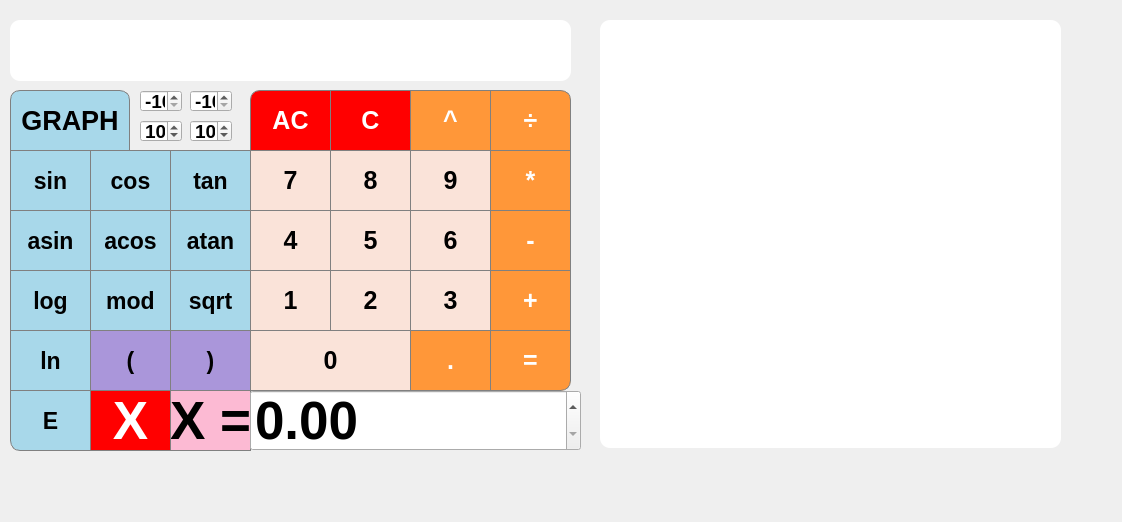
<?xml version="1.0" encoding="UTF-8"?>
<ui version="4.0">
 <class>View</class>
 <widget class="QMainWindow" name="View">
  <property name="enabled">
   <bool>true</bool>
  </property>
  <property name="geometry">
   <rect>
    <x>0</x>
    <y>0</y>
    <width>1122</width>
    <height>522</height>
   </rect>
  </property>
  <property name="font">
   <font>
    <kerning>true</kerning>
   </font>
  </property>
  <property name="windowTitle">
   <string>View</string>
  </property>
  <property name="iconSize">
   <size>
    <width>50</width>
    <height>50</height>
   </size>
  </property>
  <widget class="QWidget" name="centralwidget">
   <widget class="QPushButton" name="PlusButton">
    <property name="enabled">
     <bool>true</bool>
    </property>
    <property name="geometry">
     <rect>
      <x>490</x>
      <y>270</y>
      <width>81</width>
      <height>61</height>
     </rect>
    </property>
    <property name="font">
     <font>
      <pointsize>19</pointsize>
      <bold>true</bold>
      <kerning>true</kerning>
     </font>
    </property>
    <property name="mouseTracking">
     <bool>false</bool>
    </property>
    <property name="tabletTracking">
     <bool>false</bool>
    </property>
    <property name="acceptDrops">
     <bool>false</bool>
    </property>
    <property name="styleSheet">
     <string notr="true">QPushButton {
  background-color: rgb(255, 151, 57);
  color: white; 
  border: 1px solid gray;
}

QPushButton:pressed {
    background-color: qlineargradient(x1: 0, y1: 0, x2: 0, y2: 1,
                                      stop: 0 #FF7832, stop: 1 #FF9739);
}</string>
    </property>
    <property name="text">
     <string>+</string>
    </property>
    <property name="checkable">
     <bool>false</bool>
    </property>
   </widget>
   <widget class="QPushButton" name="MinusButton">
    <property name="enabled">
     <bool>true</bool>
    </property>
    <property name="geometry">
     <rect>
      <x>490</x>
      <y>210</y>
      <width>81</width>
      <height>61</height>
     </rect>
    </property>
    <property name="font">
     <font>
      <pointsize>19</pointsize>
      <bold>true</bold>
      <kerning>true</kerning>
     </font>
    </property>
    <property name="mouseTracking">
     <bool>false</bool>
    </property>
    <property name="tabletTracking">
     <bool>false</bool>
    </property>
    <property name="acceptDrops">
     <bool>false</bool>
    </property>
    <property name="styleSheet">
     <string notr="true">QPushButton {
  background-color: rgb(255, 151, 57);
  color: white; 
  border: 1px solid gray;
}

QPushButton:pressed {
    background-color: qlineargradient(x1: 0, y1: 0, x2: 0, y2: 1,
                                      stop: 0 #FF7832, stop: 1 #FF9739);
}</string>
    </property>
    <property name="text">
     <string>-</string>
    </property>
    <property name="checkable">
     <bool>false</bool>
    </property>
   </widget>
   <widget class="QSpinBox" name="spinBoxXEnd">
    <property name="geometry">
     <rect>
      <x>140</x>
      <y>120</y>
      <width>42</width>
      <height>22</height>
     </rect>
    </property>
    <property name="font">
     <font>
      <pointsize>14</pointsize>
      <bold>true</bold>
      <kerning>true</kerning>
     </font>
    </property>
    <property name="value">
     <number>10</number>
    </property>
   </widget>
   <widget class="QPushButton" name="SevenButton">
    <property name="enabled">
     <bool>true</bool>
    </property>
    <property name="geometry">
     <rect>
      <x>250</x>
      <y>150</y>
      <width>81</width>
      <height>61</height>
     </rect>
    </property>
    <property name="font">
     <font>
      <pointsize>19</pointsize>
      <bold>true</bold>
      <kerning>true</kerning>
     </font>
    </property>
    <property name="mouseTracking">
     <bool>false</bool>
    </property>
    <property name="tabletTracking">
     <bool>false</bool>
    </property>
    <property name="acceptDrops">
     <bool>false</bool>
    </property>
    <property name="styleSheet">
     <string notr="true">QPushButton {
  background-color: rgb(250, 227, 217);
  color: black; 
  border: 1px solid gray;
}

QPushButton:pressed {
    background-color: qlineargradient(x1: 0, y1: 0, x2: 0, y2: 1,
                                      stop: 0 #dadbde, stop: 1 #990066);
}</string>
    </property>
    <property name="text">
     <string>7</string>
    </property>
    <property name="checkable">
     <bool>false</bool>
    </property>
   </widget>
   <widget class="QPushButton" name="ThreeButton">
    <property name="enabled">
     <bool>true</bool>
    </property>
    <property name="geometry">
     <rect>
      <x>410</x>
      <y>270</y>
      <width>81</width>
      <height>61</height>
     </rect>
    </property>
    <property name="font">
     <font>
      <pointsize>19</pointsize>
      <bold>true</bold>
      <kerning>true</kerning>
     </font>
    </property>
    <property name="mouseTracking">
     <bool>false</bool>
    </property>
    <property name="tabletTracking">
     <bool>false</bool>
    </property>
    <property name="acceptDrops">
     <bool>false</bool>
    </property>
    <property name="styleSheet">
     <string notr="true">QPushButton {
  background-color: rgb(250, 227, 217);
  color: black; 
  border: 1px solid gray;
}

QPushButton:pressed {
    background-color: qlineargradient(x1: 0, y1: 0, x2: 0, y2: 1,
                                      stop: 0 #dadbde, stop: 1 #990066);
}</string>
    </property>
    <property name="text">
     <string>3</string>
    </property>
    <property name="checkable">
     <bool>false</bool>
    </property>
   </widget>
   <widget class="QPushButton" name="TwoButton">
    <property name="enabled">
     <bool>true</bool>
    </property>
    <property name="geometry">
     <rect>
      <x>330</x>
      <y>270</y>
      <width>81</width>
      <height>61</height>
     </rect>
    </property>
    <property name="font">
     <font>
      <pointsize>19</pointsize>
      <bold>true</bold>
      <kerning>true</kerning>
     </font>
    </property>
    <property name="mouseTracking">
     <bool>false</bool>
    </property>
    <property name="tabletTracking">
     <bool>false</bool>
    </property>
    <property name="acceptDrops">
     <bool>false</bool>
    </property>
    <property name="styleSheet">
     <string notr="true">QPushButton {
  background-color: rgb(250, 227, 217);
  color: black; 
  border: 1px solid gray;
}

QPushButton:pressed {
    background-color: qlineargradient(x1: 0, y1: 0, x2: 0, y2: 1,
                                      stop: 0 #dadbde, stop: 1 #990066);
}</string>
    </property>
    <property name="text">
     <string>2</string>
    </property>
    <property name="checkable">
     <bool>false</bool>
    </property>
   </widget>
   <widget class="QPushButton" name="DeleteLastCharButton">
    <property name="enabled">
     <bool>true</bool>
    </property>
    <property name="geometry">
     <rect>
      <x>330</x>
      <y>90</y>
      <width>81</width>
      <height>61</height>
     </rect>
    </property>
    <property name="font">
     <font>
      <pointsize>19</pointsize>
      <bold>true</bold>
      <kerning>true</kerning>
     </font>
    </property>
    <property name="mouseTracking">
     <bool>false</bool>
    </property>
    <property name="tabletTracking">
     <bool>false</bool>
    </property>
    <property name="acceptDrops">
     <bool>false</bool>
    </property>
    <property name="styleSheet">
     <string notr="true">QPushButton {
background-color: rgb(255, 0, 0);
border: 1px solid gray;

color: white;
}
QPushButton:pressed {
background-color: qlineargradient(x1: 0, y1: 0, x2: 0, y2: 1,
stop: 0 #BEBEBE, stop: 1 #D7D7D7);
}</string>
    </property>
    <property name="text">
     <string>C</string>
    </property>
    <property name="checkable">
     <bool>false</bool>
    </property>
   </widget>
   <widget class="QPushButton" name="FourButton">
    <property name="enabled">
     <bool>true</bool>
    </property>
    <property name="geometry">
     <rect>
      <x>250</x>
      <y>210</y>
      <width>81</width>
      <height>61</height>
     </rect>
    </property>
    <property name="font">
     <font>
      <pointsize>19</pointsize>
      <bold>true</bold>
      <kerning>true</kerning>
     </font>
    </property>
    <property name="mouseTracking">
     <bool>false</bool>
    </property>
    <property name="tabletTracking">
     <bool>false</bool>
    </property>
    <property name="acceptDrops">
     <bool>false</bool>
    </property>
    <property name="styleSheet">
     <string notr="true">QPushButton {
  background-color: rgb(250, 227, 217);
  color: black; 
  border: 1px solid gray;
}

QPushButton:pressed {
    background-color: qlineargradient(x1: 0, y1: 0, x2: 0, y2: 1,
                                      stop: 0 #dadbde, stop: 1 #990066);
}</string>
    </property>
    <property name="text">
     <string>4</string>
    </property>
    <property name="checkable">
     <bool>false</bool>
    </property>
   </widget>
   <widget class="QPushButton" name="ZeroButton">
    <property name="enabled">
     <bool>true</bool>
    </property>
    <property name="geometry">
     <rect>
      <x>250</x>
      <y>330</y>
      <width>161</width>
      <height>61</height>
     </rect>
    </property>
    <property name="font">
     <font>
      <pointsize>19</pointsize>
      <bold>true</bold>
      <kerning>true</kerning>
     </font>
    </property>
    <property name="mouseTracking">
     <bool>false</bool>
    </property>
    <property name="tabletTracking">
     <bool>false</bool>
    </property>
    <property name="acceptDrops">
     <bool>false</bool>
    </property>
    <property name="styleSheet">
     <string notr="true">QPushButton {
  background-color: rgb(250, 227, 217);
  color: black; 
  border: 1px solid gray;
}

QPushButton:pressed {
    background-color: qlineargradient(x1: 0, y1: 0, x2: 0, y2: 1,
                                      stop: 0 #dadbde, stop: 1 #990066);
}</string>
    </property>
    <property name="text">
     <string>0</string>
    </property>
    <property name="checkable">
     <bool>false</bool>
    </property>
   </widget>
   <widget class="QPushButton" name="GraphButton">
    <property name="enabled">
     <bool>true</bool>
    </property>
    <property name="geometry">
     <rect>
      <x>10</x>
      <y>90</y>
      <width>120</width>
      <height>61</height>
     </rect>
    </property>
    <property name="font">
     <font>
      <pointsize>20</pointsize>
      <bold>true</bold>
      <kerning>true</kerning>
     </font>
    </property>
    <property name="mouseTracking">
     <bool>false</bool>
    </property>
    <property name="tabletTracking">
     <bool>false</bool>
    </property>
    <property name="acceptDrops">
     <bool>false</bool>
    </property>
    <property name="styleSheet">
     <string notr="true">QPushButton {
  background-color: rgb(168, 216, 234);
  border: 1px solid gray;
border-top-right-radius: 10px;
border-top-left-radius: 10px;
  color: black
 
}

QPushButton:pressed {
    background-color: qlineargradient(x1: 0, y1: 0, x2: 0, y2: 1,
                                      stop: 0 #dadbde, stop: 1 #990066);
}</string>
    </property>
    <property name="text">
     <string>GRAPH</string>
    </property>
    <property name="checkable">
     <bool>false</bool>
    </property>
   </widget>
   <widget class="QPushButton" name="ResultButton">
    <property name="enabled">
     <bool>true</bool>
    </property>
    <property name="geometry">
     <rect>
      <x>490</x>
      <y>330</y>
      <width>81</width>
      <height>61</height>
     </rect>
    </property>
    <property name="font">
     <font>
      <pointsize>19</pointsize>
      <bold>true</bold>
      <kerning>true</kerning>
     </font>
    </property>
    <property name="mouseTracking">
     <bool>false</bool>
    </property>
    <property name="tabletTracking">
     <bool>false</bool>
    </property>
    <property name="acceptDrops">
     <bool>false</bool>
    </property>
    <property name="styleSheet">
     <string notr="true">QPushButton {
  background-color: rgb(255, 151, 57);
  color: white; 
  border: 1px solid gray;
border-bottom-right-radius: 10px;
}

QPushButton:pressed {
    background-color: qlineargradient(x1: 0, y1: 0, x2: 0, y2: 1,
                                      stop: 0 #FF7832, stop: 1 #FF9739);
}</string>
    </property>
    <property name="text">
     <string>=</string>
    </property>
    <property name="checkable">
     <bool>false</bool>
    </property>
    <property name="default">
     <bool>true</bool>
    </property>
   </widget>
   <widget class="QPushButton" name="XButton_2">
    <property name="enabled">
     <bool>true</bool>
    </property>
    <property name="geometry">
     <rect>
      <x>90</x>
      <y>390</y>
      <width>81</width>
      <height>61</height>
     </rect>
    </property>
    <property name="font">
     <font>
      <pointsize>40</pointsize>
      <bold>true</bold>
      <kerning>true</kerning>
     </font>
    </property>
    <property name="mouseTracking">
     <bool>false</bool>
    </property>
    <property name="tabletTracking">
     <bool>false</bool>
    </property>
    <property name="acceptDrops">
     <bool>false</bool>
    </property>
    <property name="styleSheet">
     <string notr="true">QPushButton {
background-color: rgb(255, 0, 0);
border: 1px solid gray;

color: white;
}
QPushButton:pressed {
background-color: qlineargradient(x1: 0, y1: 0, x2: 0, y2: 1,
stop: 0 #BEBEBE, stop: 1 #D7D7D7);
}</string>
    </property>
    <property name="text">
     <string>X</string>
    </property>
    <property name="checkable">
     <bool>false</bool>
    </property>
   </widget>
   <widget class="QPushButton" name="FiveButton">
    <property name="enabled">
     <bool>true</bool>
    </property>
    <property name="geometry">
     <rect>
      <x>330</x>
      <y>210</y>
      <width>81</width>
      <height>61</height>
     </rect>
    </property>
    <property name="font">
     <font>
      <pointsize>19</pointsize>
      <bold>true</bold>
      <kerning>true</kerning>
     </font>
    </property>
    <property name="mouseTracking">
     <bool>false</bool>
    </property>
    <property name="tabletTracking">
     <bool>false</bool>
    </property>
    <property name="acceptDrops">
     <bool>false</bool>
    </property>
    <property name="styleSheet">
     <string notr="true">QPushButton {
  background-color: rgb(250, 227, 217);
  color: black; 
  border: 1px solid gray;
}

QPushButton:pressed {
    background-color: qlineargradient(x1: 0, y1: 0, x2: 0, y2: 1,
                                      stop: 0 #dadbde, stop: 1 #990066);
}</string>
    </property>
    <property name="text">
     <string>5</string>
    </property>
    <property name="checkable">
     <bool>false</bool>
    </property>
   </widget>
   <widget class="QLineEdit" name="Input">
    <property name="geometry">
     <rect>
      <x>10</x>
      <y>20</y>
      <width>561</width>
      <height>61</height>
     </rect>
    </property>
    <property name="font">
     <font>
      <family>.AppleSystemUIFont</family>
      <pointsize>36</pointsize>
      <bold>true</bold>
      <kerning>true</kerning>
     </font>
    </property>
    <property name="styleSheet">
     <string notr="true">QLineEdit {
    qproperty-alignment: 'AlignVCenter | AlignRight';
    border-top-right-radius: 10px;
    border-top-left-radius: 10px;
    border-bottom-left-radius: 10px;
    border-bottom-right-radius: 10px;
    background-color: white;
    color: black;
}
</string>
    </property>
    <property name="text">
     <string/>
    </property>
    <property name="alignment">
     <set>Qt::AlignRight|Qt::AlignTrailing|Qt::AlignVCenter</set>
    </property>
   </widget>
   <widget class="QSpinBox" name="spinBoxXBegin">
    <property name="geometry">
     <rect>
      <x>140</x>
      <y>90</y>
      <width>42</width>
      <height>22</height>
     </rect>
    </property>
    <property name="font">
     <font>
      <pointsize>14</pointsize>
      <bold>true</bold>
      <kerning>true</kerning>
     </font>
    </property>
    <property name="minimum">
     <number>-10</number>
    </property>
    <property name="value">
     <number>-10</number>
    </property>
   </widget>
   <widget class="QPushButton" name="PowButton">
    <property name="enabled">
     <bool>true</bool>
    </property>
    <property name="geometry">
     <rect>
      <x>410</x>
      <y>90</y>
      <width>81</width>
      <height>61</height>
     </rect>
    </property>
    <property name="font">
     <font>
      <pointsize>19</pointsize>
      <bold>true</bold>
      <kerning>true</kerning>
     </font>
    </property>
    <property name="mouseTracking">
     <bool>false</bool>
    </property>
    <property name="tabletTracking">
     <bool>false</bool>
    </property>
    <property name="acceptDrops">
     <bool>false</bool>
    </property>
    <property name="styleSheet">
     <string notr="true">QPushButton {
  background-color: rgb(255, 151, 57);
  color: white; 
  border: 1px solid gray;
}

QPushButton:pressed {
    background-color: qlineargradient(x1: 0, y1: 0, x2: 0, y2: 1,
                                      stop: 0 #FF7832, stop: 1 #FF9739);
}</string>
    </property>
    <property name="text">
     <string>^</string>
    </property>
    <property name="checkable">
     <bool>false</bool>
    </property>
   </widget>
   <widget class="QPushButton" name="DivisionButton">
    <property name="enabled">
     <bool>true</bool>
    </property>
    <property name="geometry">
     <rect>
      <x>490</x>
      <y>90</y>
      <width>81</width>
      <height>61</height>
     </rect>
    </property>
    <property name="font">
     <font>
      <pointsize>19</pointsize>
      <bold>true</bold>
      <kerning>true</kerning>
     </font>
    </property>
    <property name="mouseTracking">
     <bool>false</bool>
    </property>
    <property name="tabletTracking">
     <bool>false</bool>
    </property>
    <property name="acceptDrops">
     <bool>false</bool>
    </property>
    <property name="styleSheet">
     <string notr="true">QPushButton {
  background-color: rgb(255, 151, 57);
  color: white; 
  border: 1px solid gray;
  border-top-right-radius: 10px;
}

QPushButton:pressed {
    background-color: qlineargradient(x1: 0, y1: 0, x2: 0, y2: 1,
                                      stop: 0 #FF7832, stop: 1 #FF9739);
}</string>
    </property>
    <property name="text">
     <string>÷</string>
    </property>
    <property name="checkable">
     <bool>false</bool>
    </property>
   </widget>
   <widget class="QPushButton" name="XButton">
    <property name="enabled">
     <bool>true</bool>
    </property>
    <property name="geometry">
     <rect>
      <x>170</x>
      <y>390</y>
      <width>81</width>
      <height>61</height>
     </rect>
    </property>
    <property name="font">
     <font>
      <pointsize>40</pointsize>
      <bold>true</bold>
      <kerning>true</kerning>
     </font>
    </property>
    <property name="mouseTracking">
     <bool>false</bool>
    </property>
    <property name="tabletTracking">
     <bool>false</bool>
    </property>
    <property name="acceptDrops">
     <bool>false</bool>
    </property>
    <property name="styleSheet">
     <string notr="true">QPushButton {
  background-color: rgb(252, 186, 211);
  border: 1px solid gray;
  color: black
}
QPushButton:pressed {
    background-color: qlineargradient(x1: 0, y1: 0, x2: 0, y2: 1,
                                      stop: 0 #dadbde, stop: 1 #990066);
}</string>
    </property>
    <property name="text">
     <string>X =</string>
    </property>
    <property name="checkable">
     <bool>false</bool>
    </property>
   </widget>
   <widget class="QPushButton" name="ModButton">
    <property name="enabled">
     <bool>true</bool>
    </property>
    <property name="geometry">
     <rect>
      <x>90</x>
      <y>270</y>
      <width>81</width>
      <height>61</height>
     </rect>
    </property>
    <property name="font">
     <font>
      <pointsize>17</pointsize>
      <italic>false</italic>
      <bold>true</bold>
      <underline>false</underline>
      <kerning>true</kerning>
     </font>
    </property>
    <property name="mouseTracking">
     <bool>false</bool>
    </property>
    <property name="tabletTracking">
     <bool>false</bool>
    </property>
    <property name="acceptDrops">
     <bool>false</bool>
    </property>
    <property name="styleSheet">
     <string notr="true">QPushButton {
  background-color: rgb(168, 216, 234);
  border: 1px solid gray;
  color: black
}

QPushButton:pressed {
    background-color: qlineargradient(x1: 0, y1: 0, x2: 0, y2: 1,
                                      stop: 0 #dadbde, stop: 1 #990066);
}</string>
    </property>
    <property name="text">
     <string>mod</string>
    </property>
    <property name="checkable">
     <bool>false</bool>
    </property>
   </widget>
   <widget class="QPushButton" name="CosButton">
    <property name="enabled">
     <bool>true</bool>
    </property>
    <property name="geometry">
     <rect>
      <x>90</x>
      <y>150</y>
      <width>81</width>
      <height>61</height>
     </rect>
    </property>
    <property name="font">
     <font>
      <pointsize>17</pointsize>
      <italic>false</italic>
      <bold>true</bold>
      <underline>false</underline>
      <kerning>true</kerning>
     </font>
    </property>
    <property name="mouseTracking">
     <bool>false</bool>
    </property>
    <property name="tabletTracking">
     <bool>false</bool>
    </property>
    <property name="acceptDrops">
     <bool>false</bool>
    </property>
    <property name="styleSheet">
     <string notr="true">QPushButton {
  background-color: rgb(168, 216, 234);
  border: 1px solid gray;
  color: black
}

QPushButton:pressed {
    background-color: qlineargradient(x1: 0, y1: 0, x2: 0, y2: 1,
                                      stop: 0 #dadbde, stop: 1 #990066);
}</string>
    </property>
    <property name="text">
     <string>cos</string>
    </property>
    <property name="checkable">
     <bool>false</bool>
    </property>
   </widget>
   <widget class="QPushButton" name="DotButton">
    <property name="enabled">
     <bool>true</bool>
    </property>
    <property name="geometry">
     <rect>
      <x>410</x>
      <y>330</y>
      <width>81</width>
      <height>61</height>
     </rect>
    </property>
    <property name="font">
     <font>
      <pointsize>19</pointsize>
      <bold>true</bold>
      <kerning>true</kerning>
     </font>
    </property>
    <property name="mouseTracking">
     <bool>false</bool>
    </property>
    <property name="tabletTracking">
     <bool>false</bool>
    </property>
    <property name="acceptDrops">
     <bool>false</bool>
    </property>
    <property name="styleSheet">
     <string notr="true">QPushButton {
  background-color: rgb(255, 151, 57);
  color: white; 
  border: 1px solid gray;
}

QPushButton:pressed {
    background-color: qlineargradient(x1: 0, y1: 0, x2: 0, y2: 1,
                                      stop: 0 #FF7832, stop: 1 #FF9739);
}</string>
    </property>
    <property name="text">
     <string>.</string>
    </property>
    <property name="checkable">
     <bool>false</bool>
    </property>
   </widget>
   <widget class="QPushButton" name="SqrtButton">
    <property name="enabled">
     <bool>true</bool>
    </property>
    <property name="geometry">
     <rect>
      <x>170</x>
      <y>270</y>
      <width>81</width>
      <height>61</height>
     </rect>
    </property>
    <property name="font">
     <font>
      <pointsize>17</pointsize>
      <italic>false</italic>
      <bold>true</bold>
      <underline>false</underline>
      <kerning>true</kerning>
     </font>
    </property>
    <property name="mouseTracking">
     <bool>false</bool>
    </property>
    <property name="tabletTracking">
     <bool>false</bool>
    </property>
    <property name="acceptDrops">
     <bool>false</bool>
    </property>
    <property name="styleSheet">
     <string notr="true">QPushButton {
  background-color: rgb(168, 216, 234);
  border: 1px solid gray;
  color: black
}

QPushButton:pressed {
    background-color: qlineargradient(x1: 0, y1: 0, x2: 0, y2: 1,
                                      stop: 0 #dadbde, stop: 1 #990066);
}</string>
    </property>
    <property name="text">
     <string>sqrt</string>
    </property>
    <property name="checkable">
     <bool>false</bool>
    </property>
   </widget>
   <widget class="QPushButton" name="AtanButton">
    <property name="enabled">
     <bool>true</bool>
    </property>
    <property name="geometry">
     <rect>
      <x>170</x>
      <y>210</y>
      <width>81</width>
      <height>61</height>
     </rect>
    </property>
    <property name="font">
     <font>
      <pointsize>17</pointsize>
      <italic>false</italic>
      <bold>true</bold>
      <underline>false</underline>
      <kerning>true</kerning>
     </font>
    </property>
    <property name="mouseTracking">
     <bool>false</bool>
    </property>
    <property name="tabletTracking">
     <bool>false</bool>
    </property>
    <property name="acceptDrops">
     <bool>false</bool>
    </property>
    <property name="styleSheet">
     <string notr="true">QPushButton {
  background-color: rgb(168, 216, 234);
  border: 1px solid gray;
  color: black
}

QPushButton:pressed {
    background-color: qlineargradient(x1: 0, y1: 0, x2: 0, y2: 1,
                                      stop: 0 #dadbde, stop: 1 #990066);
}</string>
    </property>
    <property name="text">
     <string>atan</string>
    </property>
    <property name="checkable">
     <bool>false</bool>
    </property>
   </widget>
   <widget class="QPushButton" name="MultiplyButton">
    <property name="enabled">
     <bool>true</bool>
    </property>
    <property name="geometry">
     <rect>
      <x>490</x>
      <y>150</y>
      <width>81</width>
      <height>61</height>
     </rect>
    </property>
    <property name="font">
     <font>
      <pointsize>19</pointsize>
      <bold>true</bold>
      <kerning>true</kerning>
     </font>
    </property>
    <property name="mouseTracking">
     <bool>false</bool>
    </property>
    <property name="tabletTracking">
     <bool>false</bool>
    </property>
    <property name="acceptDrops">
     <bool>false</bool>
    </property>
    <property name="styleSheet">
     <string notr="true">QPushButton {
  background-color: rgb(255, 151, 57);
  color: white; 
  border: 1px solid gray;
}

QPushButton:pressed {
    background-color: qlineargradient(x1: 0, y1: 0, x2: 0, y2: 1,
                                      stop: 0 #FF7832, stop: 1 #FF9739);
}</string>
    </property>
    <property name="text">
     <string>*</string>
    </property>
    <property name="checkable">
     <bool>false</bool>
    </property>
   </widget>
   <widget class="QPushButton" name="OneButton">
    <property name="enabled">
     <bool>true</bool>
    </property>
    <property name="geometry">
     <rect>
      <x>250</x>
      <y>270</y>
      <width>81</width>
      <height>61</height>
     </rect>
    </property>
    <property name="font">
     <font>
      <pointsize>19</pointsize>
      <bold>true</bold>
      <kerning>true</kerning>
     </font>
    </property>
    <property name="mouseTracking">
     <bool>true</bool>
    </property>
    <property name="tabletTracking">
     <bool>false</bool>
    </property>
    <property name="acceptDrops">
     <bool>false</bool>
    </property>
    <property name="styleSheet">
     <string notr="true">QPushButton {
  background-color: rgb(250, 227, 217);
  color: black; 
  border: 1px solid gray;
}

QPushButton:pressed {
    background-color: qlineargradient(x1: 0, y1: 0, x2: 0, y2: 1,
                                      stop: 0 #dadbde, stop: 1 #990066);
}</string>
    </property>
    <property name="text">
     <string>1</string>
    </property>
    <property name="checkable">
     <bool>false</bool>
    </property>
   </widget>
   <widget class="QPushButton" name="DeleteAllCharsButton">
    <property name="enabled">
     <bool>true</bool>
    </property>
    <property name="geometry">
     <rect>
      <x>250</x>
      <y>90</y>
      <width>81</width>
      <height>61</height>
     </rect>
    </property>
    <property name="font">
     <font>
      <pointsize>19</pointsize>
      <bold>true</bold>
      <kerning>true</kerning>
     </font>
    </property>
    <property name="mouseTracking">
     <bool>false</bool>
    </property>
    <property name="tabletTracking">
     <bool>false</bool>
    </property>
    <property name="acceptDrops">
     <bool>false</bool>
    </property>
    <property name="styleSheet">
     <string notr="true">QPushButton {
background-color: rgb(255, 0, 0);
border: 1px solid gray;
border-top-left-radius: 10px;
color: white;
}
QPushButton:pressed {
background-color: qlineargradient(x1: 0, y1: 0, x2: 0, y2: 1,
stop: 0 #BEBEBE, stop: 1 #D7D7D7);
}</string>
    </property>
    <property name="text">
     <string>AC</string>
    </property>
    <property name="checkable">
     <bool>false</bool>
    </property>
   </widget>
   <widget class="QPushButton" name="OpenBracketButton">
    <property name="enabled">
     <bool>true</bool>
    </property>
    <property name="geometry">
     <rect>
      <x>90</x>
      <y>330</y>
      <width>81</width>
      <height>61</height>
     </rect>
    </property>
    <property name="font">
     <font>
      <pointsize>17</pointsize>
      <italic>false</italic>
      <bold>true</bold>
      <underline>false</underline>
      <kerning>true</kerning>
     </font>
    </property>
    <property name="mouseTracking">
     <bool>false</bool>
    </property>
    <property name="tabletTracking">
     <bool>false</bool>
    </property>
    <property name="acceptDrops">
     <bool>false</bool>
    </property>
    <property name="styleSheet">
     <string notr="true">QPushButton {
  background-color: rgb(170, 150, 218);
  border: 1px solid gray;
  color: black
}
QPushButton:pressed {
    background-color: qlineargradient(x1: 0, y1: 0, x2: 0, y2: 1,
                                      stop: 0 #dadbde, stop: 1 #990066);
}</string>
    </property>
    <property name="text">
     <string>(</string>
    </property>
    <property name="checkable">
     <bool>false</bool>
    </property>
   </widget>
   <widget class="QPushButton" name="LnButton">
    <property name="enabled">
     <bool>true</bool>
    </property>
    <property name="geometry">
     <rect>
      <x>10</x>
      <y>330</y>
      <width>81</width>
      <height>61</height>
     </rect>
    </property>
    <property name="font">
     <font>
      <pointsize>17</pointsize>
      <italic>false</italic>
      <bold>true</bold>
      <underline>false</underline>
      <kerning>true</kerning>
     </font>
    </property>
    <property name="mouseTracking">
     <bool>false</bool>
    </property>
    <property name="tabletTracking">
     <bool>false</bool>
    </property>
    <property name="acceptDrops">
     <bool>false</bool>
    </property>
    <property name="styleSheet">
     <string notr="true">QPushButton {
  background-color: rgb(168, 216, 234);
  border: 1px solid gray;
  color: black
}

QPushButton:pressed {
    background-color: qlineargradient(x1: 0, y1: 0, x2: 0, y2: 1,
                                      stop: 0 #dadbde, stop: 1 #990066);
}</string>
    </property>
    <property name="text">
     <string>ln</string>
    </property>
    <property name="checkable">
     <bool>false</bool>
    </property>
   </widget>
   <widget class="QPushButton" name="AcosButton">
    <property name="enabled">
     <bool>true</bool>
    </property>
    <property name="geometry">
     <rect>
      <x>90</x>
      <y>210</y>
      <width>81</width>
      <height>61</height>
     </rect>
    </property>
    <property name="font">
     <font>
      <pointsize>17</pointsize>
      <italic>false</italic>
      <bold>true</bold>
      <underline>false</underline>
      <kerning>true</kerning>
     </font>
    </property>
    <property name="mouseTracking">
     <bool>false</bool>
    </property>
    <property name="tabletTracking">
     <bool>false</bool>
    </property>
    <property name="acceptDrops">
     <bool>false</bool>
    </property>
    <property name="styleSheet">
     <string notr="true">QPushButton {
  background-color: rgb(168, 216, 234);
  border: 1px solid gray;
  color: black
}

QPushButton:pressed {
    background-color: qlineargradient(x1: 0, y1: 0, x2: 0, y2: 1,
                                      stop: 0 #dadbde, stop: 1 #990066);
}</string>
    </property>
    <property name="text">
     <string>acos</string>
    </property>
    <property name="checkable">
     <bool>false</bool>
    </property>
   </widget>
   <widget class="QSpinBox" name="spinBoxYEnd">
    <property name="geometry">
     <rect>
      <x>190</x>
      <y>120</y>
      <width>42</width>
      <height>22</height>
     </rect>
    </property>
    <property name="font">
     <font>
      <pointsize>14</pointsize>
      <bold>true</bold>
      <kerning>true</kerning>
     </font>
    </property>
    <property name="value">
     <number>10</number>
    </property>
   </widget>
   <widget class="QPushButton" name="EightButton">
    <property name="enabled">
     <bool>true</bool>
    </property>
    <property name="geometry">
     <rect>
      <x>330</x>
      <y>150</y>
      <width>81</width>
      <height>61</height>
     </rect>
    </property>
    <property name="font">
     <font>
      <pointsize>19</pointsize>
      <bold>true</bold>
      <kerning>true</kerning>
     </font>
    </property>
    <property name="mouseTracking">
     <bool>false</bool>
    </property>
    <property name="tabletTracking">
     <bool>false</bool>
    </property>
    <property name="acceptDrops">
     <bool>false</bool>
    </property>
    <property name="styleSheet">
     <string notr="true">QPushButton {
  background-color: rgb(250, 227, 217);
  color: black; 
  border: 1px solid gray;
}

QPushButton:pressed {
    background-color: qlineargradient(x1: 0, y1: 0, x2: 0, y2: 1,
                                      stop: 0 #dadbde, stop: 1 #990066);
}</string>
    </property>
    <property name="text">
     <string>8</string>
    </property>
    <property name="checkable">
     <bool>false</bool>
    </property>
   </widget>
   <widget class="QPushButton" name="NineButton">
    <property name="enabled">
     <bool>true</bool>
    </property>
    <property name="geometry">
     <rect>
      <x>410</x>
      <y>150</y>
      <width>81</width>
      <height>61</height>
     </rect>
    </property>
    <property name="font">
     <font>
      <pointsize>19</pointsize>
      <bold>true</bold>
      <kerning>true</kerning>
     </font>
    </property>
    <property name="mouseTracking">
     <bool>false</bool>
    </property>
    <property name="tabletTracking">
     <bool>false</bool>
    </property>
    <property name="acceptDrops">
     <bool>false</bool>
    </property>
    <property name="styleSheet">
     <string notr="true">QPushButton {
  background-color: rgb(250, 227, 217);
  color: black; 
  border: 1px solid gray;
}

QPushButton:pressed {
    background-color: qlineargradient(x1: 0, y1: 0, x2: 0, y2: 1,
                                      stop: 0 #dadbde, stop: 1 #990066);
}</string>
    </property>
    <property name="text">
     <string>9</string>
    </property>
    <property name="checkable">
     <bool>false</bool>
    </property>
   </widget>
   <widget class="QPushButton" name="LogButton">
    <property name="enabled">
     <bool>true</bool>
    </property>
    <property name="geometry">
     <rect>
      <x>10</x>
      <y>270</y>
      <width>81</width>
      <height>61</height>
     </rect>
    </property>
    <property name="font">
     <font>
      <pointsize>17</pointsize>
      <italic>false</italic>
      <bold>true</bold>
      <underline>false</underline>
      <kerning>true</kerning>
     </font>
    </property>
    <property name="mouseTracking">
     <bool>false</bool>
    </property>
    <property name="tabletTracking">
     <bool>false</bool>
    </property>
    <property name="acceptDrops">
     <bool>false</bool>
    </property>
    <property name="styleSheet">
     <string notr="true">QPushButton {
  background-color: rgb(168, 216, 234);
  border: 1px solid gray;
  color: black
}

QPushButton:pressed {
    background-color: qlineargradient(x1: 0, y1: 0, x2: 0, y2: 1,
                                      stop: 0 #dadbde, stop: 1 #990066);
}</string>
    </property>
    <property name="text">
     <string>log</string>
    </property>
    <property name="checkable">
     <bool>false</bool>
    </property>
   </widget>
   <widget class="QPushButton" name="TanButton">
    <property name="enabled">
     <bool>true</bool>
    </property>
    <property name="geometry">
     <rect>
      <x>170</x>
      <y>150</y>
      <width>81</width>
      <height>61</height>
     </rect>
    </property>
    <property name="font">
     <font>
      <pointsize>17</pointsize>
      <italic>false</italic>
      <bold>true</bold>
      <underline>false</underline>
      <kerning>true</kerning>
     </font>
    </property>
    <property name="mouseTracking">
     <bool>false</bool>
    </property>
    <property name="tabletTracking">
     <bool>false</bool>
    </property>
    <property name="acceptDrops">
     <bool>false</bool>
    </property>
    <property name="styleSheet">
     <string notr="true">QPushButton {
  background-color: rgb(168, 216, 234);
  border: 1px solid gray;
  color: black
}

QPushButton:pressed {
    background-color: qlineargradient(x1: 0, y1: 0, x2: 0, y2: 1,
                                      stop: 0 #dadbde, stop: 1 #990066);
}</string>
    </property>
    <property name="text">
     <string>tan</string>
    </property>
    <property name="checkable">
     <bool>false</bool>
    </property>
   </widget>
   <widget class="QPushButton" name="SixButton">
    <property name="enabled">
     <bool>true</bool>
    </property>
    <property name="geometry">
     <rect>
      <x>410</x>
      <y>210</y>
      <width>81</width>
      <height>61</height>
     </rect>
    </property>
    <property name="font">
     <font>
      <pointsize>19</pointsize>
      <bold>true</bold>
      <kerning>true</kerning>
     </font>
    </property>
    <property name="mouseTracking">
     <bool>false</bool>
    </property>
    <property name="tabletTracking">
     <bool>false</bool>
    </property>
    <property name="acceptDrops">
     <bool>false</bool>
    </property>
    <property name="styleSheet">
     <string notr="true">QPushButton {
  background-color: rgb(250, 227, 217);
  color: black; 
  border: 1px solid gray;
}

QPushButton:pressed {
    background-color: qlineargradient(x1: 0, y1: 0, x2: 0, y2: 1,
                                      stop: 0 #dadbde, stop: 1 #990066);
}</string>
    </property>
    <property name="text">
     <string>6</string>
    </property>
    <property name="checkable">
     <bool>false</bool>
    </property>
   </widget>
   <widget class="QPushButton" name="AsinButton">
    <property name="enabled">
     <bool>true</bool>
    </property>
    <property name="geometry">
     <rect>
      <x>10</x>
      <y>210</y>
      <width>81</width>
      <height>61</height>
     </rect>
    </property>
    <property name="font">
     <font>
      <pointsize>17</pointsize>
      <italic>false</italic>
      <bold>true</bold>
      <underline>false</underline>
      <kerning>true</kerning>
     </font>
    </property>
    <property name="mouseTracking">
     <bool>false</bool>
    </property>
    <property name="tabletTracking">
     <bool>false</bool>
    </property>
    <property name="acceptDrops">
     <bool>false</bool>
    </property>
    <property name="styleSheet">
     <string notr="true">QPushButton {
  background-color: rgb(168, 216, 234);
  border: 1px solid gray;
  color: black
}

QPushButton:pressed {
    background-color: qlineargradient(x1: 0, y1: 0, x2: 0, y2: 1,
                                      stop: 0 #dadbde, stop: 1 #990066);
}</string>
    </property>
    <property name="text">
     <string>asin</string>
    </property>
    <property name="checkable">
     <bool>false</bool>
    </property>
   </widget>
   <widget class="QPushButton" name="CloseBracketButton">
    <property name="enabled">
     <bool>true</bool>
    </property>
    <property name="geometry">
     <rect>
      <x>170</x>
      <y>330</y>
      <width>81</width>
      <height>61</height>
     </rect>
    </property>
    <property name="font">
     <font>
      <pointsize>17</pointsize>
      <italic>false</italic>
      <bold>true</bold>
      <underline>false</underline>
      <kerning>true</kerning>
     </font>
    </property>
    <property name="mouseTracking">
     <bool>false</bool>
    </property>
    <property name="tabletTracking">
     <bool>false</bool>
    </property>
    <property name="acceptDrops">
     <bool>false</bool>
    </property>
    <property name="styleSheet">
     <string notr="true">QPushButton {
  background-color: rgb(170, 150, 218);
  border: 1px solid gray;
  color: black
}
QPushButton:pressed {
    background-color: qlineargradient(x1: 0, y1: 0, x2: 0, y2: 1,
                                      stop: 0 #dadbde, stop: 1 #990066);
}</string>
    </property>
    <property name="text">
     <string>)</string>
    </property>
    <property name="checkable">
     <bool>false</bool>
    </property>
   </widget>
   <widget class="QDoubleSpinBox" name="InputForX">
    <property name="geometry">
     <rect>
      <x>250</x>
      <y>390</y>
      <width>331</width>
      <height>61</height>
     </rect>
    </property>
    <property name="font">
     <font>
      <pointsize>40</pointsize>
      <bold>true</bold>
      <kerning>true</kerning>
     </font>
    </property>
    <property name="styleSheet">
     <string notr="true"/>
    </property>
   </widget>
   <widget class="QSpinBox" name="spinBoxYBegin">
    <property name="geometry">
     <rect>
      <x>190</x>
      <y>90</y>
      <width>42</width>
      <height>22</height>
     </rect>
    </property>
    <property name="font">
     <font>
      <pointsize>14</pointsize>
      <bold>true</bold>
      <kerning>true</kerning>
     </font>
    </property>
    <property name="minimum">
     <number>-10</number>
    </property>
    <property name="value">
     <number>-10</number>
    </property>
   </widget>
   <widget class="QCustomPlot" name="widget" native="true">
    <property name="geometry">
     <rect>
      <x>600</x>
      <y>20</y>
      <width>461</width>
      <height>428</height>
     </rect>
    </property>
    <property name="styleSheet">
     <string notr="true">
    qproperty-alignment: 'AlignVCenter | AlignRight';
    border-top-right-radius: 10px;
    border-top-left-radius: 10px;
    border-bottom-left-radius: 10px;
    border-bottom-right-radius: 10px;
    background-color: white;
    color: black;

</string>
    </property>
   </widget>
   <widget class="QPushButton" name="SinButton">
    <property name="enabled">
     <bool>true</bool>
    </property>
    <property name="geometry">
     <rect>
      <x>10</x>
      <y>150</y>
      <width>81</width>
      <height>61</height>
     </rect>
    </property>
    <property name="font">
     <font>
      <pointsize>17</pointsize>
      <italic>false</italic>
      <bold>true</bold>
      <underline>false</underline>
      <kerning>true</kerning>
     </font>
    </property>
    <property name="mouseTracking">
     <bool>false</bool>
    </property>
    <property name="tabletTracking">
     <bool>false</bool>
    </property>
    <property name="acceptDrops">
     <bool>false</bool>
    </property>
    <property name="styleSheet">
     <string notr="true">QPushButton {
  background-color: rgb(168, 216, 234);
  border: 1px solid gray;

  color: black
}

QPushButton:pressed {
    background-color: qlineargradient(x1: 0, y1: 0, x2: 0, y2: 1,
                                      stop: 0 #dadbde, stop: 1 #990066);
}</string>
    </property>
    <property name="text">
     <string>sin</string>
    </property>
    <property name="checkable">
     <bool>false</bool>
    </property>
   </widget>
   <widget class="QPushButton" name="ExpButton">
    <property name="enabled">
     <bool>true</bool>
    </property>
    <property name="geometry">
     <rect>
      <x>10</x>
      <y>390</y>
      <width>81</width>
      <height>61</height>
     </rect>
    </property>
    <property name="font">
     <font>
      <pointsize>17</pointsize>
      <italic>false</italic>
      <bold>true</bold>
      <underline>false</underline>
      <kerning>true</kerning>
     </font>
    </property>
    <property name="mouseTracking">
     <bool>false</bool>
    </property>
    <property name="tabletTracking">
     <bool>false</bool>
    </property>
    <property name="acceptDrops">
     <bool>false</bool>
    </property>
    <property name="styleSheet">
     <string notr="true">QPushButton {
  background-color: rgb(168, 216, 234);
  border: 1px solid gray;
 border-bottom-left-radius: 10px;
  color: black
}

QPushButton:pressed {
    background-color: qlineargradient(x1: 0, y1: 0, x2: 0, y2: 1,
                                      stop: 0 #dadbde, stop: 1 #990066);
}</string>
    </property>
    <property name="text">
     <string>E</string>
    </property>
    <property name="checkable">
     <bool>false</bool>
    </property>
   </widget>
  </widget>
 </widget>
 <customwidgets>
  <customwidget>
   <class>QCustomPlot</class>
   <extends>QWidget</extends>
   <header location="global">qcustomplot.h</header>
   <container>1</container>
  </customwidget>
 </customwidgets>
 <resources/>
 <connections/>
</ui>
